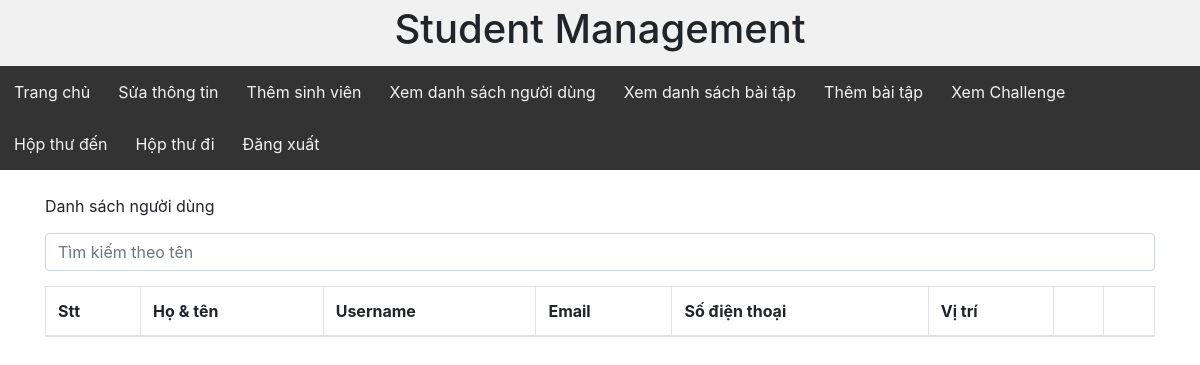
The app's page /viewAllUsers.php, older data.
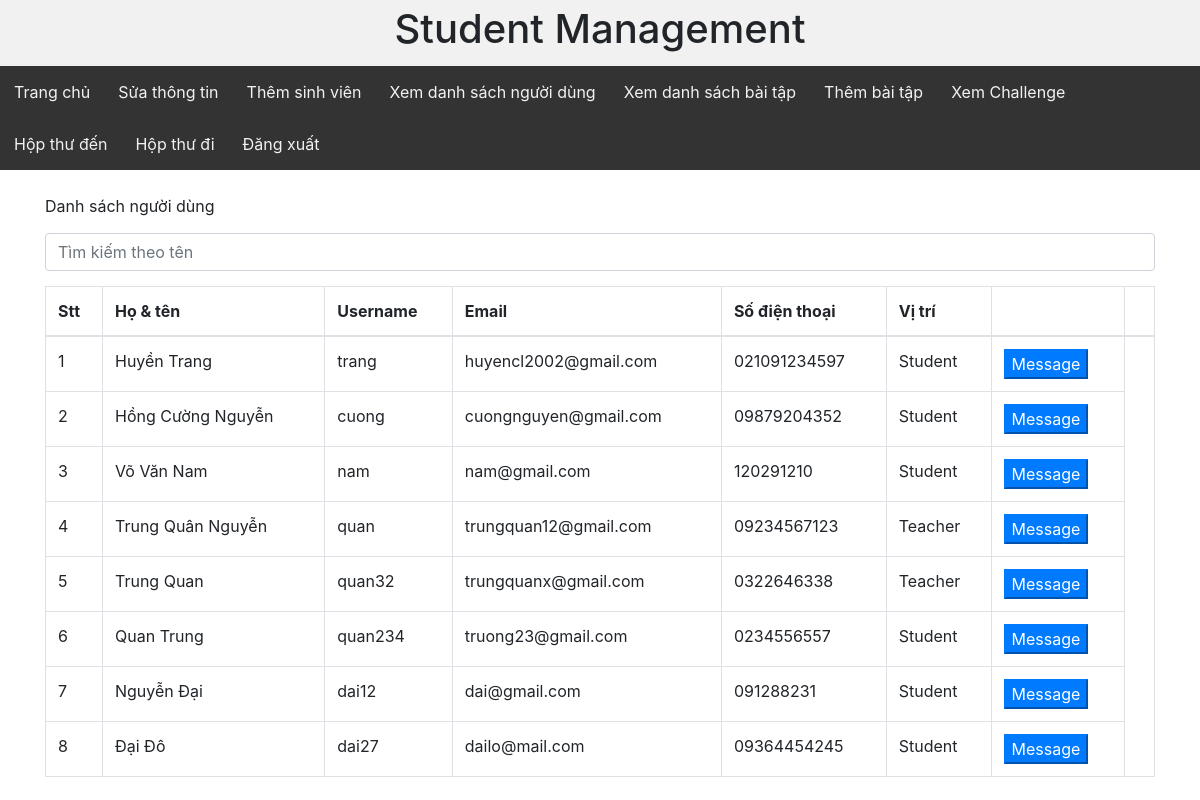
The same page, newer data.
### tables this page shows
CREATE TABLE `users` (
  `id` int(11) NOT NULL,
  `username` varchar(255) NOT NULL,
  `password` varchar(255) NOT NULL,
  `name` varchar(255) NOT NULL,
  `position` varchar(255) NOT NULL,
  `email` varchar(255) NOT NULL,
  `phone` varchar(15) NOT NULL
);

### dbhelp.php (called while the page is built, shortened)
<?php
function executeResult($sql)
{
    $conn = mysqli_connect('localhost', 'root', '', 'db_studentmanagement6a');
    $resultset = mysqli_query($conn, $sql);
    $list = [];
    while ($row = mysqli_fetch_array($resultset, 1)) {
        $list[] = $row;
    }
    return $list;
}

### viewAllUsers.php (the view, shortened to what this page needs)
<?php
require('dbhelp.php');
if($_GET['position']=="Student"){
    require('studentHeaderLayout.php');
}
else{
    require('teacherHeaderLayout.php');
}
?>
<!DOCTYPE html>
<html lang="vi">
<head>
    <link rel="stylesheet" href="https://maxcdn.bootstrapcdn.com/bootstrap/4.4.1/css/bootstrap.min.css">
</head>
<body>
<div class="container">
    <div class="panel panel-primary">
        <div class="panel-heading"><br>
            Danh sách người dùng
            <form method="post">
                <input type="text" name="s" class="form-control" style="margin-top: 15px; margin-bottom: 15px;"
                       placeholder="Tìm kiếm theo tên">
            </form>
        </div>
        <div class="panel-body">
            <table class="table table-bordered">
                <thead>
                <tr>
                    <th>Stt</th>
                    <th>Họ & tên</th>
                    <th>Username</th>
                    <th>Email</th>
                    <th>Số điện thoại</th>
                    <th>Vị trí</th>
                    <th></th>
                    <th></th>
                </tr>
                </thead>
                <tbody>
                <?php
                if (isset($_POST['s']) && $_POST['s'] != '') {
                    $sql = 'select * from users where name like "%' . $_POST['s'] . '%" ';
                } else {
                    $sql = 'select * from users';
                }
                $userList = executeResult($sql);
                $index = 1;
                foreach ($userList as $usr) {
                    echo '<tr>
                    <td>' . ($index++) . '</td>
                    <td>' . $usr['name'] . '</td>
                    <td>' . $usr['username'] . '</td>
                    <td>' . $usr['email'] . '</td>
                    <td>' . $usr['phone'] . '</td>
                    <td>' . $usr['position'] . '</td>';
                    echo '<td><button class="button btn-primary" onclick=\'window.open("sendMessage.php?id=' . $usr['id'] . '&usr=' . $usr['username'] . '&position=' . $_SESSION['position'] . '","_self")\'>Message</button></td>';
                    echo '</tr>';
                }
                ?>
                </tbody>
            </table>
        </div>
    </div>
</div>
</body>
</html>

### teacherHeaderLayout.php (shortened to what this page needs)
<!DOCTYPE html>
<html lang="vi">
<head>
</head>
<body>
<?php
$id = $_SESSION['userID'];
$position = $_SESSION['position']
?>
<div class="header">
    <h1>Student Management</h1>
</div>
<div class="topnav">
    <a href="teacherView.php">Trang chủ</a>
    <a href="editTeacher.php?id=<?php echo $id ?>">Sửa thông tin</a>
    <a href="addStudent.php">Thêm sinh viên</a>
    <a href="viewAllUsers.php?position=Teacher">Xem danh sách người dùng</a>
    <a href="listQuestions.php?position=Teacher">Xem danh sách bài tập</a>
    <a href="addQuestion.php">Thêm bài tập</a>
    <a href="viewChallenge.php">Xem Challenge</a>
    <a href="listMessageReceive.php?id=<?php echo $id ?>&position=<?php echo $position ?>">Hộp thư đến</a>
    <a href="listMessageSend.php?id=<?php echo $id ?>&position=<?php echo $position ?>">Hộp thư đi</a>
    <a href="login.php">Đăng xuất</a>
</div>
</body>
</html>

### teacherHeaderLayout.php (style rules this page uses)
* { box-sizing: border-box; }
body { margin: 0; }
.header { background-color: #f1f1f1; padding: 5px; text-align: center; }
.topnav { overflow: hidden; background-color: #333; }
.topnav a { float: left; display: block; color: #f2f2f2; text-align: center; padding: 14px 14px; text-decoration: none; }

Row changes from the older to the newer data that the page shows:
added users: name "Huyền Trang", username "trang", email "huyencl2002@gmail.com", phone "021091234597", position "Student"
added users: name "Hồng Cường Nguyễn", username "cuong", email "cuongnguyen@gmail.com", phone "09879204352", position "Student"
added users: name "Võ Văn Nam", username "nam", email "nam@gmail.com", phone "120291210", position "Student"
added users: name "Trung Quân Nguyễn", username "quan", email "trungquan12@gmail.com", phone "09234567123", position "Teacher"
added users: name "Trung Quan", username "quan32", email "trungquanx@gmail.com", phone "0322646338", position "Teacher"
added users: name "Quan Trung", username "quan234", email "truong23@gmail.com", phone "0234556557", position "Student"
added users: name "Nguyễn Đại", username "dai12", email "dai@gmail.com", phone "091288231", position "Student"
added users: name "Đại Đô", username "dai27", email "dailo@mail.com", phone "09364454245", position "Student"
